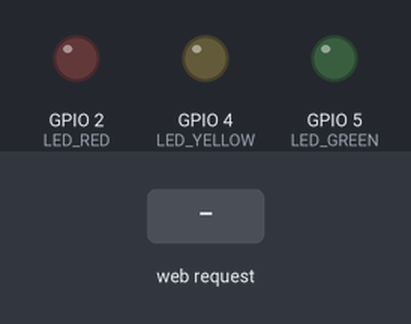
The sketch below on a simulated ESP32. Shown: output pins drawn as LEDs (lit = HIGH). Inputs (shaded band) come from the test bench. WiFi joins after 1.5 s; servers stay silent unless stated; what the sketch prints to the serial monitor is not drawn.

Above: at 2.7 s.
2.8 s: HTTP request GET /toggle/red received
At 4.0 s:
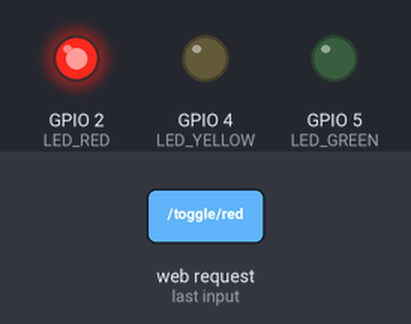
4.3 s: HTTP request GET /toggle/yellow received
At 5.2 s:
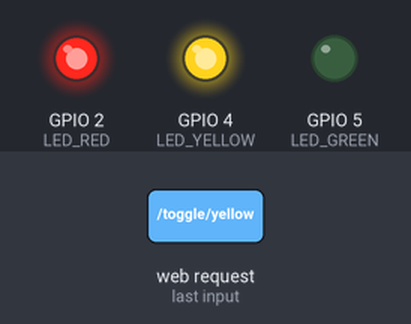
5.8 s: HTTP request GET /toggle/green received
At 6.3 s:
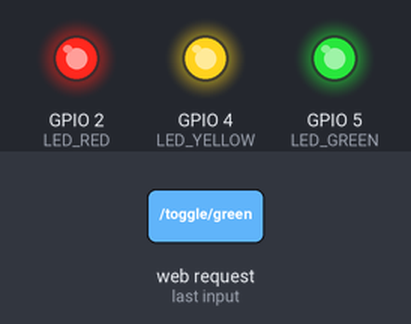
7.3 s: HTTP request GET /toggle/red received
At 8.5 s:
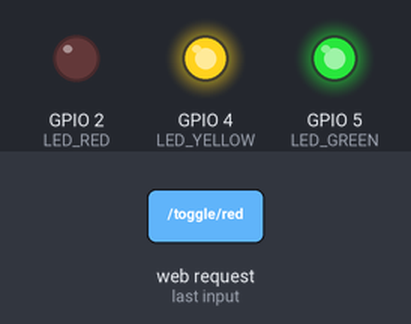
8.8 s: HTTP request GET /toggle/yellow received
At 9.8 s:
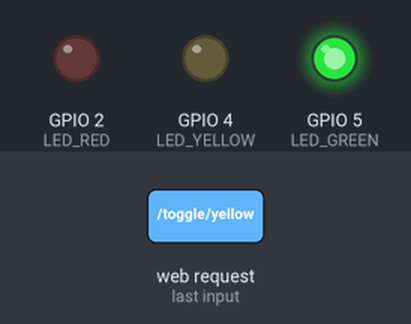
Timing chart, 0 to 11.3 s (numbered marks = the images above; inputs shaded):
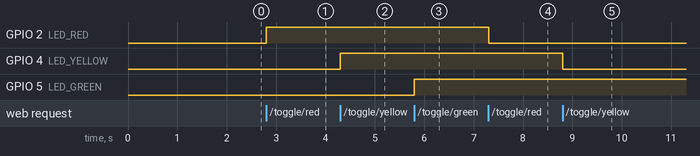

Measured:
- after the input at 2.8 s, GPIO 2 (LED_RED): LOW → HIGH at once
- after the input at 4.3 s, GPIO 4 (LED_YELLOW): LOW → HIGH at once
- after the input at 5.8 s, GPIO 5 (LED_GREEN): LOW → HIGH at once
- after the input at 7.3 s, GPIO 2 (LED_RED): HIGH → LOW at once
- after the input at 8.8 s, GPIO 4 (LED_YELLOW): HIGH → LOW at once

The sketch:

07_WebServer.ino
```cpp
/*
 * STEM Engineering Workshop: From Embedded Systems to IoT and AI
 * กิจกรรมที่ 3.1: ESP32 Web Server — ดูค่า Sensor + ควบคุม LED จากมือถือ!
 *
 * สิ่งที่เรียนรู้:
 * - WiFi เชื่อมต่ออินเทอร์เน็ต
 * - Web Server คืออะไร
 * - HTML พื้นฐาน
 * - ควบคุมอุปกรณ์ผ่านเว็บ
 *
 * วิธีใช้:
 * 1. แก้ชื่อ WiFi และรหัสผ่านด้านล่าง
 * 2. Upload โปรแกรม
 * 3. เปิด Serial Monitor ดู IP Address
 * 4. เปิด Browser บนมือถือ พิมพ์ IP Address
 * 5. ดูค่า sensor + กดปุ่มควบคุม LED ได้เลย!
 */

#include <WiFi.h>
#include <WebServer.h>
#include <DHT.h>

// ⚙️ แก้ตรงนี้! ใส่ชื่อ WiFi และรหัสผ่าน
const char* ssid     = "WORKSHOP_WIFI";    // ← ชื่อ WiFi
const char* password = "12345678";         // ← รหัสผ่าน

// ขา Pin
#define LED_RED    2
#define LED_YELLOW 4
#define LED_GREEN  5
#define DHTPIN     14
#define LDR_PIN    34
#define DHTTYPE    DHT11

DHT dht(DHTPIN, DHTTYPE);
WebServer server(80);

bool ledRedState    = false;
bool ledYellowState = false;
bool ledGreenState  = false;

// =============================================
// 🌐 สร้างหน้าเว็บ HTML
// =============================================
String getHTML() {
  float temperature = dht.readTemperature();
  float humidity = dht.readHumidity();
  int ldrValue = analogRead(LDR_PIN);
  int lightPercent = map(ldrValue, 0, 4095, 0, 100);

  String html = R"rawliteral(
<!DOCTYPE html>
<html>
<head>
  <meta charset="UTF-8">
  <meta name="viewport" content="width=device-width, initial-scale=1">
  <title>ESP32 Smart Monitor</title>
  <style>
    * { box-sizing: border-box; margin: 0; padding: 0; }
    body { font-family: 'Segoe UI', Tahoma, sans-serif; background: #1a1a2e; color: #fff; padding: 20px; }
    h1 { text-align: center; font-size: 1.5em; margin-bottom: 20px; color: #e94560; }
    .card { background: #16213e; border-radius: 15px; padding: 20px; margin-bottom: 15px; }
    .sensor-grid { display: grid; grid-template-columns: 1fr 1fr; gap: 10px; }
    .sensor-box { background: #0f3460; border-radius: 10px; padding: 15px; text-align: center; }
    .sensor-box .icon { font-size: 2em; }
    .sensor-box .value { font-size: 1.8em; font-weight: bold; margin: 5px 0; }
    .sensor-box .label { font-size: 0.8em; color: #a0a0a0; }
    .led-grid { display: grid; grid-template-columns: 1fr 1fr 1fr; gap: 10px; }
    .btn { border: none; border-radius: 10px; padding: 15px; font-size: 1em; cursor: pointer; width: 100%; color: #fff; }
    .btn-red-on { background: #e94560; } .btn-red-off { background: #4a1a2e; }
    .btn-yellow-on { background: #f5a623; } .btn-yellow-off { background: #4a3a1e; }
    .btn-green-on { background: #2ecc71; } .btn-green-off { background: #1a4a2e; }
    .refresh { display: block; width: 100%; padding: 12px; background: #e94560; color: #fff;
               border: none; border-radius: 10px; font-size: 1em; cursor: pointer; margin-top: 10px; }
  </style>
</head>
<body>
  <h1>🔌 ESP32 Smart Monitor</h1>

  <div class="card">
    <div class="sensor-grid">
      <div class="sensor-box">
        <div class="icon">🌡️</div>
        <div class="value">)rawliteral";

  html += String(temperature, 1);
  html += R"rawliteral(°C</div>
        <div class="label">อุณหภูมิ</div>
      </div>
      <div class="sensor-box">
        <div class="icon">💧</div>
        <div class="value">)rawliteral";

  html += String(humidity, 1);
  html += R"rawliteral(%</div>
        <div class="label">ความชื้น</div>
      </div>
      <div class="sensor-box">
        <div class="icon">💡</div>
        <div class="value">)rawliteral";

  html += String(lightPercent);
  html += R"rawliteral(%</div>
        <div class="label">แสง</div>
      </div>
      <div class="sensor-box">
        <div class="icon">📊</div>
        <div class="value">)rawliteral";

  html += String(ldrValue);
  html += R"rawliteral(</div>
        <div class="label">ADC</div>
      </div>
    </div>
  </div>

  <div class="card">
    <h2 style="margin-bottom:10px;">🎮 ควบคุม LED</h2>
    <div class="led-grid">
      <a href="/toggle/red"><button class="btn )rawliteral";
  html += ledRedState ? "btn-red-on" : "btn-red-off";
  html += R"rawliteral(">🔴 แดง<br>)rawliteral";
  html += ledRedState ? "ON" : "OFF";
  html += R"rawliteral(</button></a>
      <a href="/toggle/yellow"><button class="btn )rawliteral";
  html += ledYellowState ? "btn-yellow-on" : "btn-yellow-off";
  html += R"rawliteral(">🟡 เหลือง<br>)rawliteral";
  html += ledYellowState ? "ON" : "OFF";
  html += R"rawliteral(</button></a>
      <a href="/toggle/green"><button class="btn )rawliteral";
  html += ledGreenState ? "btn-green-on" : "btn-green-off";
  html += R"rawliteral(">🟢 เขียว<br>)rawliteral";
  html += ledGreenState ? "ON" : "OFF";
  html += R"rawliteral(</button></a>
    </div>
  </div>

  <button class="refresh" onclick="location.reload()">🔄 รีเฟรช</button>

  <script>
    // Auto refresh ทุก 5 วินาที
    setTimeout(function(){ location.reload(); }, 5000);
  </script>
</body>
</html>
)rawliteral";

  return html;
}

// =============================================
// จัดการ Request
// =============================================
void handleRoot() {
  server.send(200, "text/html", getHTML());
}

void handleToggleRed() {
  ledRedState = !ledRedState;
  digitalWrite(LED_RED, ledRedState);
  server.sendHeader("Location", "/");
  server.send(303);
}

void handleToggleYellow() {
  ledYellowState = !ledYellowState;
  digitalWrite(LED_YELLOW, ledYellowState);
  server.sendHeader("Location", "/");
  server.send(303);
}

void handleToggleGreen() {
  ledGreenState = !ledGreenState;
  digitalWrite(LED_GREEN, ledGreenState);
  server.sendHeader("Location", "/");
  server.send(303);
}

void setup() {
  Serial.begin(115200);

  pinMode(LED_RED, OUTPUT);
  pinMode(LED_YELLOW, OUTPUT);
  pinMode(LED_GREEN, OUTPUT);
  dht.begin();

  // เชื่อมต่อ WiFi
  Serial.print("กำลังเชื่อมต่อ WiFi: ");
  Serial.println(ssid);
  WiFi.begin(ssid, password);

  while (WiFi.status() != WL_CONNECTED) {
    delay(500);
    Serial.print(".");
  }

  Serial.println();
  Serial.println("✅ เชื่อมต่อ WiFi สำเร็จ!");
  Serial.print("📱 เปิด Browser แล้วไปที่: http://");
  Serial.println(WiFi.localIP());
  Serial.println("=========================================");

  // ตั้งค่า Web Server
  server.on("/", handleRoot);
  server.on("/toggle/red", handleToggleRed);
  server.on("/toggle/yellow", handleToggleYellow);
  server.on("/toggle/green", handleToggleGreen);
  server.begin();
}

void loop() {
  server.handleClient();
}

/*
 * =============================================
 * 🎯 ลองทำ (Challenges):
 * =============================================
 * 1) เปลี่ยนสีพื้นหลังเว็บ → แก้ค่า background ใน CSS
 * 2) เพิ่มปุ่ม "เปิดหมด" / "ปิดหมด"
 * 3) เปิดเว็บจากมือถือเพื่อน → ใช้ IP เดียวกันได้!
 * 4) คิดดู: ถ้าอยากให้ sensor update โดยไม่ต้อง refresh?
 *    (คำตอบ: ใช้ AJAX หรือ WebSocket)
 * =============================================
 */
```
